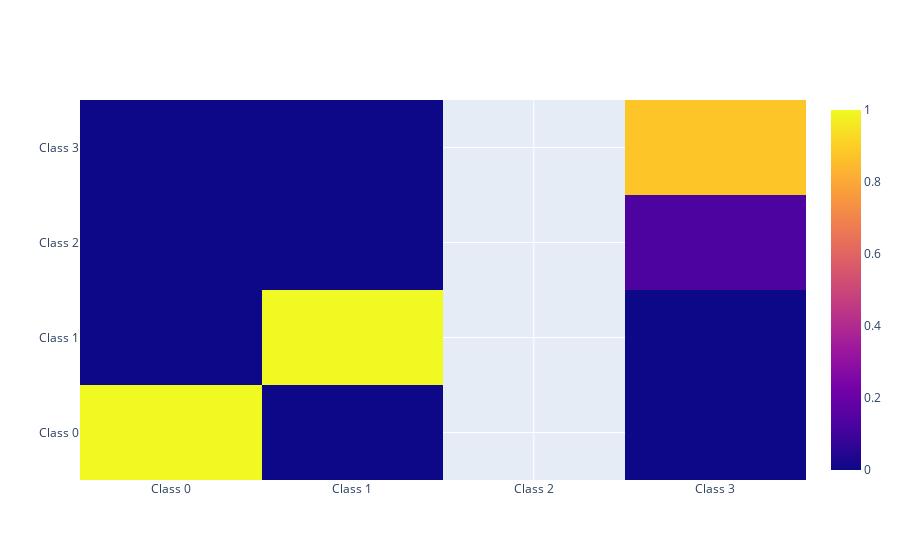

Write notebook code for a chart like this one.
### Markdown cell above
## Classifier  
Train a classifier on a categorical variable with all the data (multi label and binary), calling the following function will use the previously selected data to train a classifier to classify the selected target. After training results will be displayed below.  
Setting ```tune_parameter = True``` will likely cause this to run for a long time on typical pc.  
Training a classifier to predict a categorical variable and output feature importances can be done in two ways.  
  
### Example 1:
Simply set the target and train a simple version of the model

### Code cell
classififier = gradient_boosting_classifier(df_sars,
                                            excluded_numerical_columns,
                                            excluded_categorical_columns,
                                            target='III.12: Hatten Sie Geruchs- oderGeschmacksstörungen? 2 2',
                                            tune_parameters=False)

### Figure 1 — Plotly figure (JSON) as saved in the notebook; plotly's stock layout.template omitted (floating-point values rounded to 4 significant figures)
{"data": [{"type": "heatmap", "x": ["Class 0", "Class 1", "Class 2", "Class 3"], "y": ["Class 0", "Class 1", "Class 2", "Class 3"], "z": [[1, 0, null, 0], [0, 1, null, 0], [0, 0, null, 0.125], [0, 0, null, 0.875]]}], "layout": {}}
